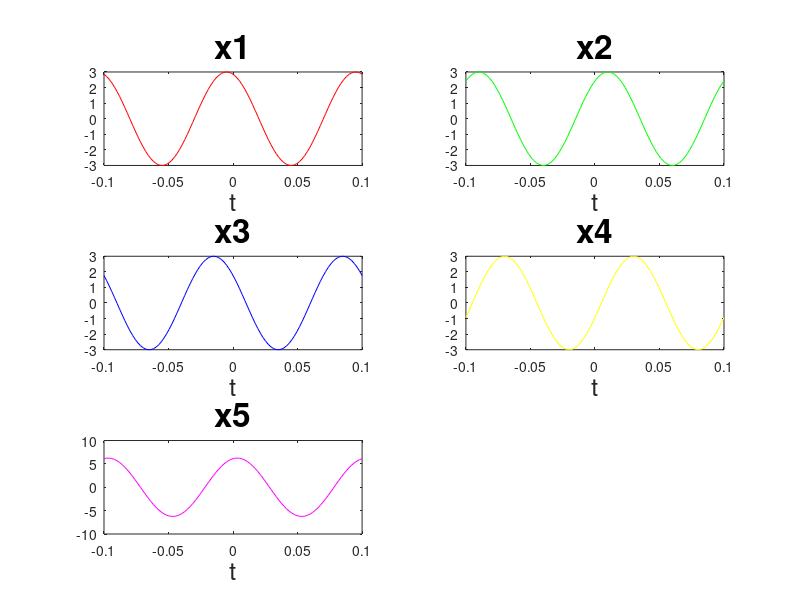

MATLAB code for this plot:
t = linspace(-0.1, 0.1, 100);
x1 = 3*cos(2*pi*10*t+0.1*pi);
x2 = 3*cos(2*pi*10*t-0.2*pi);
x3 = 3*cos(2*pi*10*t+0.3*pi);
x4 = 3*cos(2*pi*10*t-0.6*pi);
x5 = x1 + x2 + x3 + x4;
% hold on
% plot(t, x1, 'r');
% plot(t, x2, 'g');
% plot(t, x3, 'b');
% plot(t, x4, 'm');
% line([0, 0], [-3, 3]);
% xlabel('t', 'fontsize', 22);
% h = legend('x1', 'x2', 'x3', 'x4');
% set(h, 'fontsize', 22);
subplot(3, 2, 1);
plot(t, x1, 'r');
title('x1', 'fontsize', 24);
xlabel('t', 'fontsize', 18);

subplot(3, 2, 2);
plot(t, x2, 'g');
title('x2', 'fontsize', 24);
xlabel('t', 'fontsize', 18);

subplot(3, 2, 3);
plot(t, x3, 'b');
title('x3', 'fontsize', 24);
xlabel('t', 'fontsize', 18);

subplot(3, 2, 4);
plot(t, x4, 'y');
title('x4', 'fontsize', 24);
xlabel('t', 'fontsize', 18);

subplot(3, 2, 5);
plot(t, x5, 'm');
title('x5', 'fontsize', 24);
xlabel('t', 'fontsize', 18);
